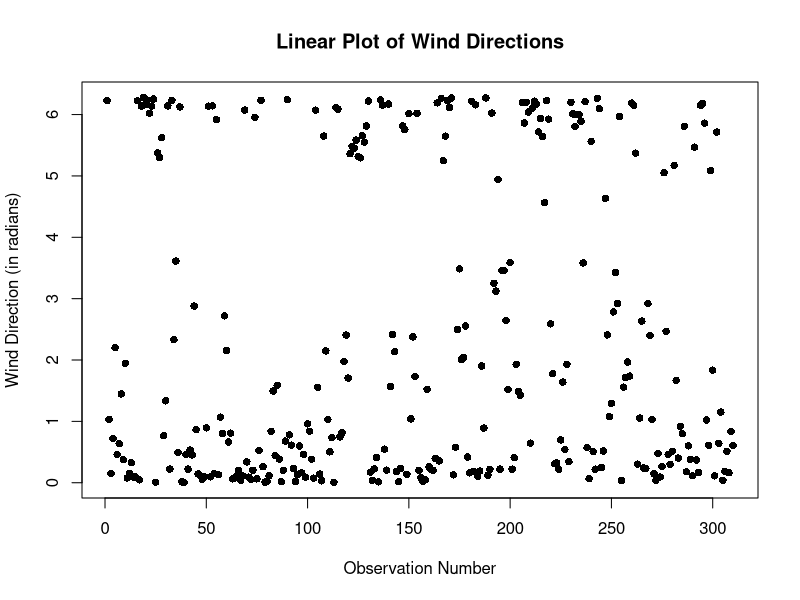
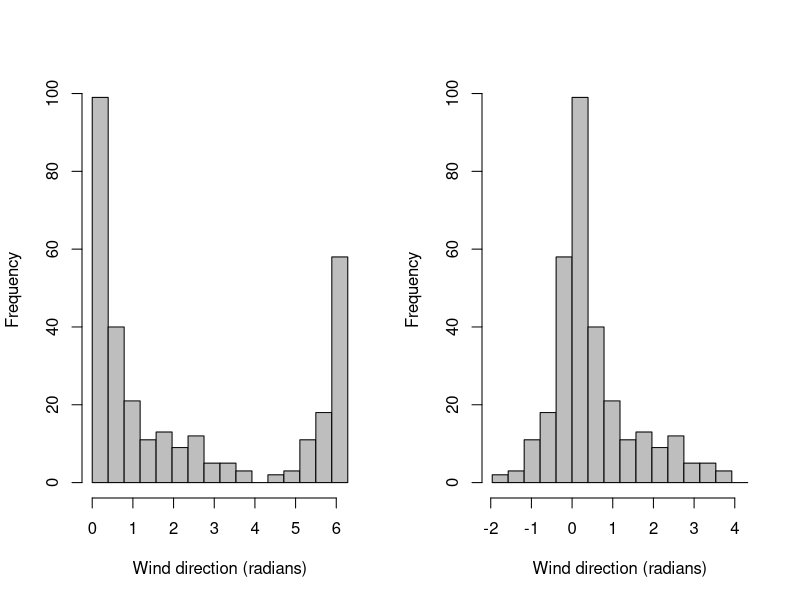
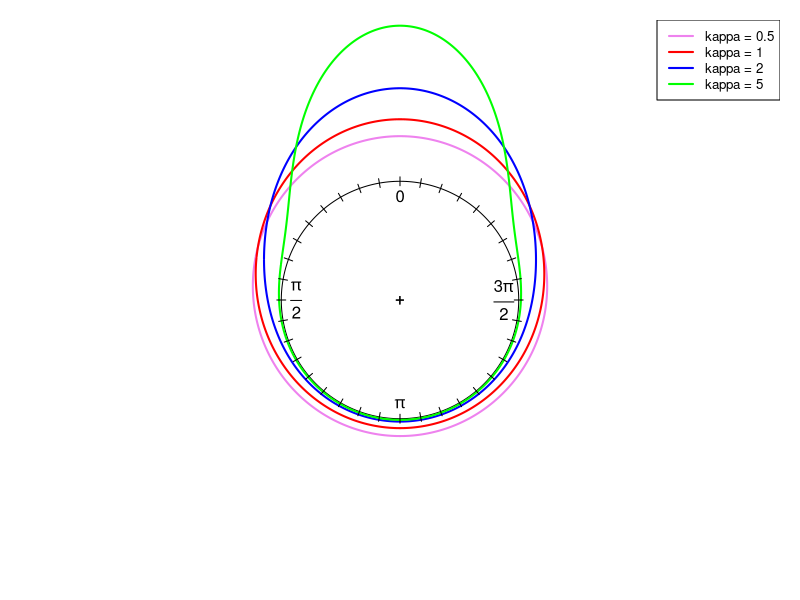
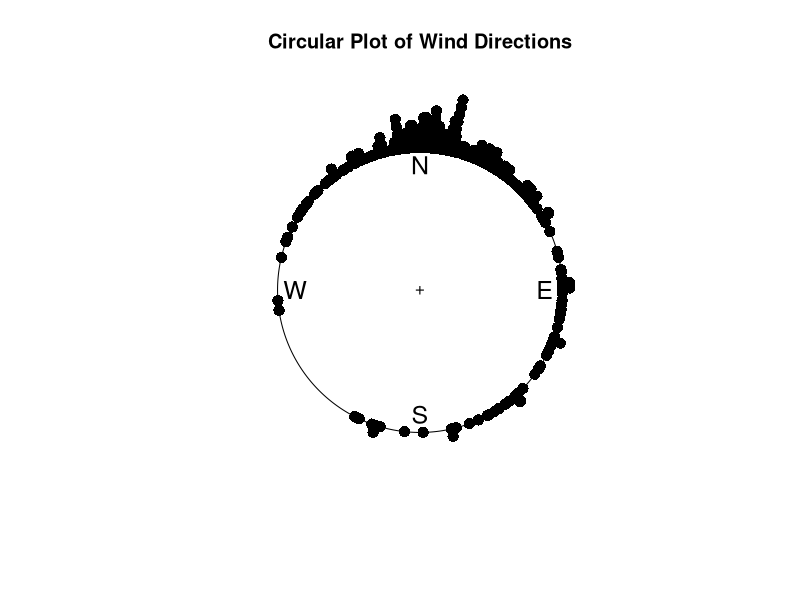
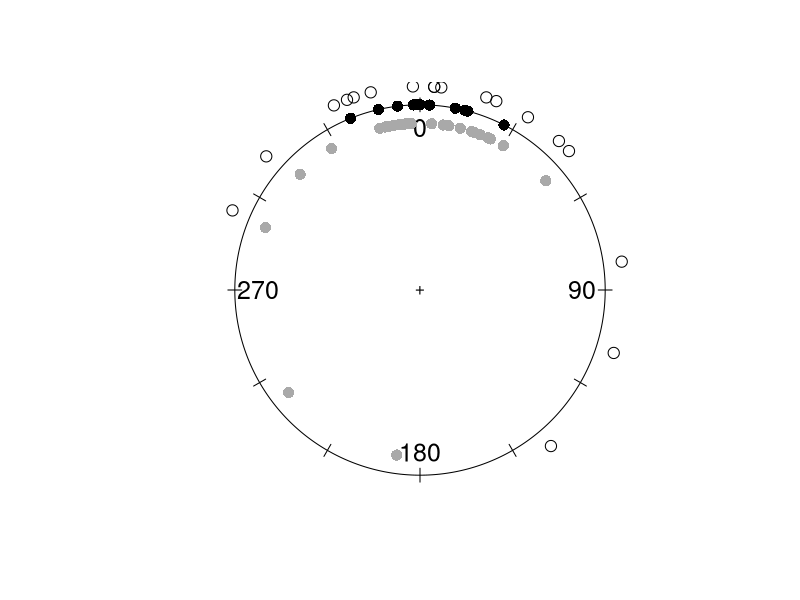
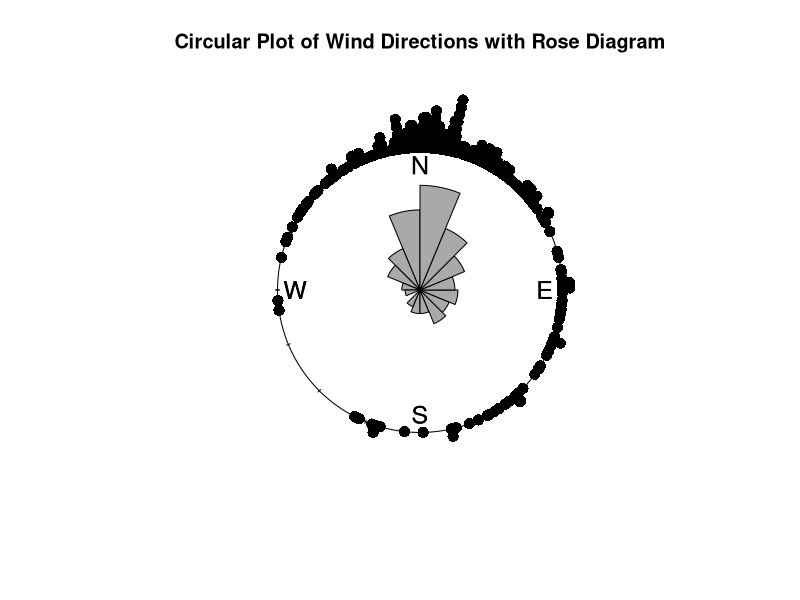
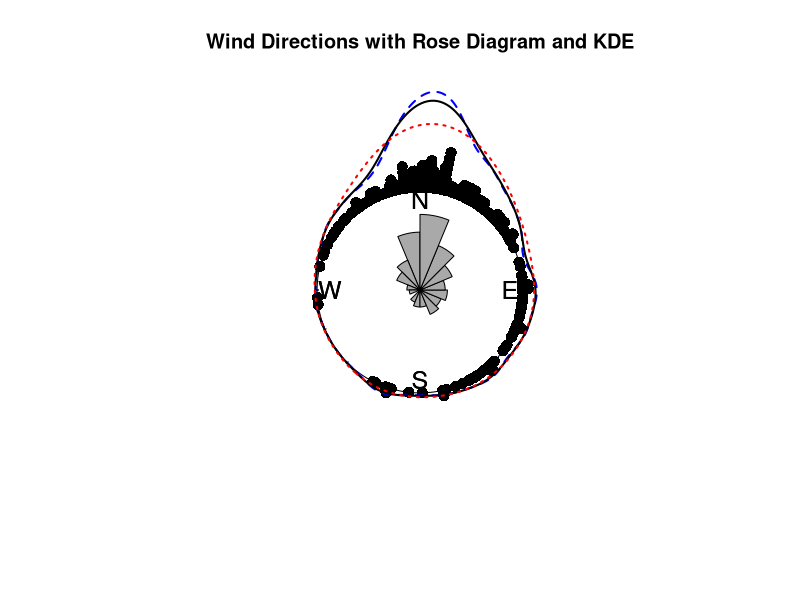

Generate these figures, in order, with R:
## ---- chunk 1
if(!require(circular)) install.packages("circular")

library(circular)
## ---- chunk 2
mu <- circular(0) # Set the mean direction at o
kappas <- c(0.5, 1, 2, 5)

angles <- seq(0, 2*pi, length.out = 720)

densities <- list() # To store the value of PDFs at each points
for (kappa in kappas) {
  density <- dvonmises(angles, mu = mu, kappa = kappa) # This should return a vector, since argument x is a vector 
  densities[[as.character(kappa)]] <- density
}

# Plot
png("von_mises_circular_plot.png", width = 2000, height = 2000, res = 300)
plot.new()
par(mar = c(1, 1, 1, 1))
plot(circular(list()), zero = pi/2, bin = 720, shrink = 2.1)
colors <- c("violet", "red", "blue", "green")
for (i in seq_along(kappas)) {
  lines.circular(angles, densities[[as.character(kappas[i])]] * 1.5 + 0.01, 
                 col = colors[i], lwd = 2, zero = pi/2)
}
legend("topright", legend = paste("kappa =", kappas),
       col = colors, lwd = 2, cex = 0.8)
axis.circular(
  at = circular(seq(0, 2 * pi - pi / 18, by = pi / 18)),
  labels = rep("", 36),
  tcl = 0.075,
  zero = pi/2,
  rotation = "clock"
)
dev.off()
## ---- chunk 3
library(circular)
windc <- circular(wind, type="angles",units="radians",template="geographics")

png("raw_data_plot.png", width = 2000, height = 2000, res = 300)
plot.new()
plot(windc, stack=TRUE, col="black", shrink=1.3, cex=1.5, bin=720, sep=0.035,
     main="Circular Plot of Wind Directions")
dev.off()
## ---- chunk 4
plot(wind, pch=16, col="black",
     xlab="Observation Number", 
     ylab="Wind Direction (in radians)",
     main="Linear Plot of Wind Directions")

## ---- chunk 5
png("multi_data_plot.png", width = 2000, height = 2000, res = 300)
plot.new()
plot(fisherB10c$set1, units="degrees", zero=pi/2, rotation="clock", pch=16, cex=1.5)
ticks.circular(circular(seq(0, (11/6)*pi, pi/6)), zero=pi/2, 
               rotation="clock", tcl=0.075)
points(fisherB10c$set2, zero=pi/2, rotation="clock", pch=16,
       col="darkgrey", next.points=-0.1, cex=1.5)
points(fisherB10c$set3, zero=pi/2, rotation="clock", pch=1, 
       next.points=0.1, cex=1.5)

dev.off()
## ---- chunk 6
png("rose.png", width = 2000, height = 2000, res = 300)
plot.new()
plot(windc, stack=TRUE, col="black", shrink=1.3, cex=1.5, bin=720, sep=0.035,
     main="Circular Plot of Wind Directions with Rose Diagram")
rose.diag(windc, bins=16, col="darkgrey", cex=1.5, prop=1.3, add=TRUE)
dev.off()
## ---- chunk 7
png("KDE.png", width = 2000, height = 2000, res = 300)
plot.new()
plot(windc, stack=TRUE, col="black", shrink=1.8, cex=1.5, bin=720, sep=0.035,
     main="Wind Directions with Rose Diagram and KDE")
rose.diag(windc, bins=16, col="darkgrey", cex=1.5, prop=1.3, add=TRUE)
lines(density.circular(windc, bw = 75), lwd = 2, lty = 2, col = "blue")  # too smooth
lines(density.circular(windc, bw = 40), lwd = 2, lty = 1, col = "black")   # proper
lines(density.circular(windc, bw = 10), lwd = 2, lty = 3, col = "red") # overfitting
dev.off()
## ---- chunk 8
par(mfrow = c(1,2))

hist(wind, main = " ", xlab = "Wind direction (radians)", ylab = "Frequency", 
     breaks = seq(from = 0, to = 2 * pi, by = pi / 8), 
     col = "grey", xlim = c(0, 2 * pi))

n <- length(wind) 
cutpoint <- 2 * pi - (5 * pi / 8) 
windshift <- numeric(n)

for (j in 1:n) { 
  if (wind[j] >= cutpoint) { 
    windshift[j] <- wind[j] - 2 * pi 
  } else { 
    windshift[j] <- wind[j] 
  }
}

hist(windshift, main = "", xlab = "Wind direction (radians)", ylab = "Frequency", 
  breaks = seq(from = -5 * pi / 8, to = 2 * pi - 5 * pi / 8, by = pi / 8), 
  col = "grey", xlim = c(-5 * pi / 8, 2 * pi - 5 * pi / 8))

par(mfrow = c(1, 1)) 
